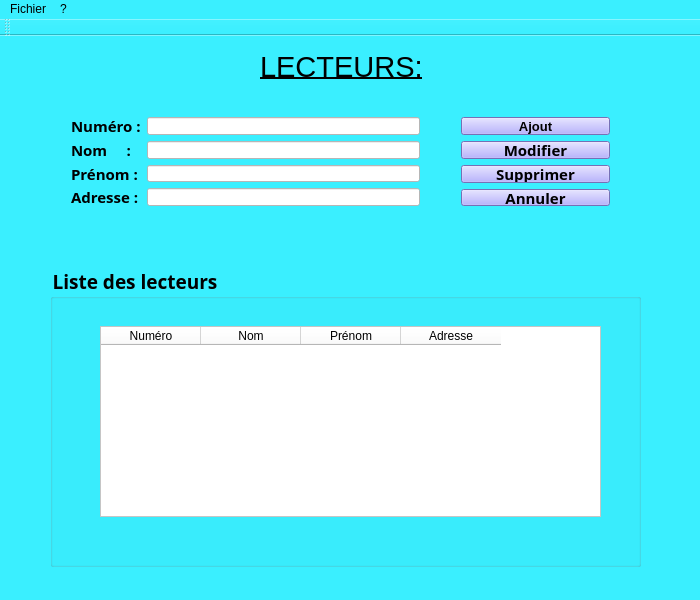
<?xml version="1.0" encoding="UTF-8"?>
<ui version="4.0">
 <class>lecteurs</class>
 <widget class="QMainWindow" name="lecteurs">
  <property name="geometry">
   <rect>
    <x>0</x>
    <y>0</y>
    <width>700</width>
    <height>600</height>
   </rect>
  </property>
  <property name="minimumSize">
   <size>
    <width>700</width>
    <height>600</height>
   </size>
  </property>
  <property name="maximumSize">
   <size>
    <width>700</width>
    <height>600</height>
   </size>
  </property>
  <property name="windowTitle">
   <string>lecteurs</string>
  </property>
  <property name="styleSheet">
   <string notr="true">background-color: rgb(58, 239, 255);</string>
  </property>
  <widget class="QWidget" name="centralWidget">
   <widget class="QWidget" name="verticalLayoutWidget_3">
    <property name="geometry">
     <rect>
      <x>450</x>
      <y>70</y>
      <width>171</width>
      <height>111</height>
     </rect>
    </property>
    <layout class="QVBoxLayout" name="verticalLayout_3">
     <item>
      <widget class="QPushButton" name="btnajout">
       <property name="font">
        <font>
         <family>Segoe UI</family>
         <pointsize>10</pointsize>
         <weight>75</weight>
         <bold>true</bold>
        </font>
       </property>
       <property name="styleSheet">
        <string notr="true">background-color: rgb(165, 157, 255);</string>
       </property>
       <property name="text">
        <string>Ajout</string>
       </property>
      </widget>
     </item>
     <item>
      <widget class="QPushButton" name="btnmodifier">
       <property name="font">
        <font>
         <family>Maiandra GD</family>
         <pointsize>11</pointsize>
         <weight>75</weight>
         <bold>true</bold>
        </font>
       </property>
       <property name="styleSheet">
        <string notr="true">background-color: rgb(165, 157, 255);</string>
       </property>
       <property name="text">
        <string>Modifier</string>
       </property>
      </widget>
     </item>
     <item>
      <widget class="QPushButton" name="btnsupprimer">
       <property name="font">
        <font>
         <family>Maiandra GD</family>
         <pointsize>11</pointsize>
         <weight>75</weight>
         <bold>true</bold>
        </font>
       </property>
       <property name="styleSheet">
        <string notr="true">background-color: rgb(165, 157, 255);</string>
       </property>
       <property name="text">
        <string>Supprimer</string>
       </property>
      </widget>
     </item>
     <item>
      <widget class="QPushButton" name="btnannuler">
       <property name="font">
        <font>
         <family>Maiandra GD</family>
         <pointsize>11</pointsize>
         <weight>75</weight>
         <bold>true</bold>
        </font>
       </property>
       <property name="styleSheet">
        <string notr="true">background-color: rgb(165, 157, 255);</string>
       </property>
       <property name="text">
        <string>Annuler</string>
       </property>
      </widget>
     </item>
    </layout>
   </widget>
   <widget class="QLabel" name="label">
    <property name="geometry">
     <rect>
      <x>260</x>
      <y>10</y>
      <width>171</width>
      <height>41</height>
     </rect>
    </property>
    <property name="font">
     <font>
      <family>MS Sans Serif</family>
      <pointsize>22</pointsize>
      <underline>true</underline>
     </font>
    </property>
    <property name="text">
     <string>LECTEURS:</string>
    </property>
   </widget>
   <widget class="QGroupBox" name="gbxliste">
    <property name="geometry">
     <rect>
      <x>50</x>
      <y>230</y>
      <width>591</width>
      <height>301</height>
     </rect>
    </property>
    <property name="font">
     <font>
      <family>Yu Gothic UI Semibold</family>
      <pointsize>14</pointsize>
      <weight>75</weight>
      <bold>true</bold>
     </font>
    </property>
    <property name="title">
     <string>Liste des lecteurs</string>
    </property>
    <widget class="QTableWidget" name="tbwliste">
     <property name="geometry">
      <rect>
       <x>50</x>
       <y>60</y>
       <width>501</width>
       <height>191</height>
      </rect>
     </property>
     <property name="font">
      <font>
       <family>Mongolian Baiti</family>
       <pointsize>11</pointsize>
       <weight>50</weight>
       <bold>false</bold>
      </font>
     </property>
     <property name="styleSheet">
      <string notr="true">background-color: rgb(255, 255, 255);</string>
     </property>
     <column>
      <property name="text">
       <string>Numéro</string>
      </property>
     </column>
     <column>
      <property name="text">
       <string>Nom</string>
      </property>
     </column>
     <column>
      <property name="text">
       <string>Prénom</string>
      </property>
     </column>
     <column>
      <property name="text">
       <string>Adresse</string>
      </property>
     </column>
    </widget>
   </widget>
   <widget class="QWidget" name="formLayoutWidget">
    <property name="geometry">
     <rect>
      <x>60</x>
      <y>70</y>
      <width>371</width>
      <height>111</height>
     </rect>
    </property>
    <layout class="QFormLayout" name="formLayout">
     <item row="0" column="0">
      <widget class="QLabel" name="lblnumero">
       <property name="font">
        <font>
         <family>Maiandra GD</family>
         <pointsize>11</pointsize>
         <weight>75</weight>
         <bold>true</bold>
        </font>
       </property>
       <property name="text">
        <string>Numéro :</string>
       </property>
      </widget>
     </item>
     <item row="0" column="1">
      <widget class="QLineEdit" name="txtnumero">
       <property name="font">
        <font>
         <family>Mongolian Baiti</family>
         <pointsize>11</pointsize>
         <weight>50</weight>
         <bold>false</bold>
        </font>
       </property>
       <property name="styleSheet">
        <string notr="true">background-color: rgb(255, 255, 255);</string>
       </property>
      </widget>
     </item>
     <item row="1" column="0">
      <widget class="QLabel" name="lblnom">
       <property name="font">
        <font>
         <family>Maiandra GD</family>
         <pointsize>11</pointsize>
         <weight>75</weight>
         <bold>true</bold>
        </font>
       </property>
       <property name="text">
        <string>Nom     :</string>
       </property>
      </widget>
     </item>
     <item row="1" column="1">
      <widget class="QLineEdit" name="txtnom">
       <property name="font">
        <font>
         <family>Mongolian Baiti</family>
         <pointsize>11</pointsize>
         <weight>50</weight>
         <bold>false</bold>
        </font>
       </property>
       <property name="styleSheet">
        <string notr="true">background-color: rgb(255, 255, 255);</string>
       </property>
      </widget>
     </item>
     <item row="2" column="0">
      <widget class="QLabel" name="lblprenom">
       <property name="font">
        <font>
         <family>Maiandra GD</family>
         <pointsize>11</pointsize>
         <weight>75</weight>
         <bold>true</bold>
        </font>
       </property>
       <property name="text">
        <string>Prénom :</string>
       </property>
      </widget>
     </item>
     <item row="3" column="0">
      <widget class="QLabel" name="lbladresse">
       <property name="font">
        <font>
         <family>Maiandra GD</family>
         <pointsize>11</pointsize>
         <weight>75</weight>
         <bold>true</bold>
        </font>
       </property>
       <property name="text">
        <string>Adresse :</string>
       </property>
      </widget>
     </item>
     <item row="3" column="1">
      <widget class="QLineEdit" name="txtadresse">
       <property name="font">
        <font>
         <family>Mongolian Baiti</family>
         <pointsize>11</pointsize>
         <weight>50</weight>
         <bold>false</bold>
        </font>
       </property>
       <property name="styleSheet">
        <string notr="true">background-color: rgb(255, 255, 255);</string>
       </property>
       <property name="text">
        <string/>
       </property>
      </widget>
     </item>
     <item row="2" column="1">
      <widget class="QLineEdit" name="txtprenom">
       <property name="font">
        <font>
         <family>Mongolian Baiti</family>
         <pointsize>11</pointsize>
         <weight>50</weight>
         <bold>false</bold>
        </font>
       </property>
       <property name="styleSheet">
        <string notr="true">background-color: rgb(255, 255, 255);</string>
       </property>
      </widget>
     </item>
    </layout>
   </widget>
  </widget>
  <widget class="QMenuBar" name="menuBar">
   <property name="geometry">
    <rect>
     <x>0</x>
     <y>0</y>
     <width>700</width>
     <height>20</height>
    </rect>
   </property>
   <widget class="QMenu" name="menuFichier">
    <property name="title">
     <string>Fichier</string>
    </property>
    <addaction name="actionLecteurs"/>
    <addaction name="actionLivre"/>
    <addaction name="actionPret"/>
    <addaction name="actionQuitter"/>
   </widget>
   <widget class="QMenu" name="menu">
    <property name="title">
     <string>?</string>
    </property>
    <addaction name="actionAide"/>
    <addaction name="actionA_propos"/>
   </widget>
   <addaction name="menuFichier"/>
   <addaction name="menu"/>
  </widget>
  <widget class="QToolBar" name="mainToolBar">
   <attribute name="toolBarArea">
    <enum>TopToolBarArea</enum>
   </attribute>
   <attribute name="toolBarBreak">
    <bool>false</bool>
   </attribute>
  </widget>
  <widget class="QStatusBar" name="statusBar"/>
  <action name="actionLecteurs">
   <property name="checkable">
    <bool>true</bool>
   </property>
   <property name="text">
    <string>Lecteur</string>
   </property>
   <property name="toolTip">
    <string>&lt;!DOCTYPE HTML PUBLIC &quot;-//W3C//DTD HTML 4.0//EN&quot; &quot;http://www.w3.org/TR/REC-html40/strict.dtd&quot;&gt;
&lt;html&gt;&lt;head&gt;&lt;meta name=&quot;qrichtext&quot; content=&quot;1&quot; /&gt;&lt;style type=&quot;text/css&quot;&gt;
p, li { white-space: pre-wrap; }
&lt;/style&gt;&lt;/head&gt;&lt;body style=&quot; font-family:'MS Shell Dlg 2'; font-size:8.25pt; font-weight:400; font-style:normal;&quot;&gt;
&lt;p align=&quot;justify&quot; style=&quot; margin-top:0px; margin-bottom:0px; margin-left:0px; margin-right:0px; -qt-block-indent:0; text-indent:0px;&quot;&gt;&lt;span style=&quot; font-size:10pt;&quot;&gt;Lecteur&lt;/span&gt;&lt;/p&gt;&lt;/body&gt;&lt;/html&gt;</string>
   </property>
  </action>
  <action name="actionLivre">
   <property name="text">
    <string>Livre</string>
   </property>
  </action>
  <action name="actionPret">
   <property name="text">
    <string>Pret</string>
   </property>
  </action>
  <action name="actionAide">
   <property name="text">
    <string>Aide</string>
   </property>
  </action>
  <action name="actionA_propos">
   <property name="text">
    <string>A propos</string>
   </property>
  </action>
  <action name="actionQuitter">
   <property name="text">
    <string>Quitter</string>
   </property>
  </action>
 </widget>
 <layoutdefault spacing="6" margin="11"/>
 <resources/>
 <connections/>
</ui>
